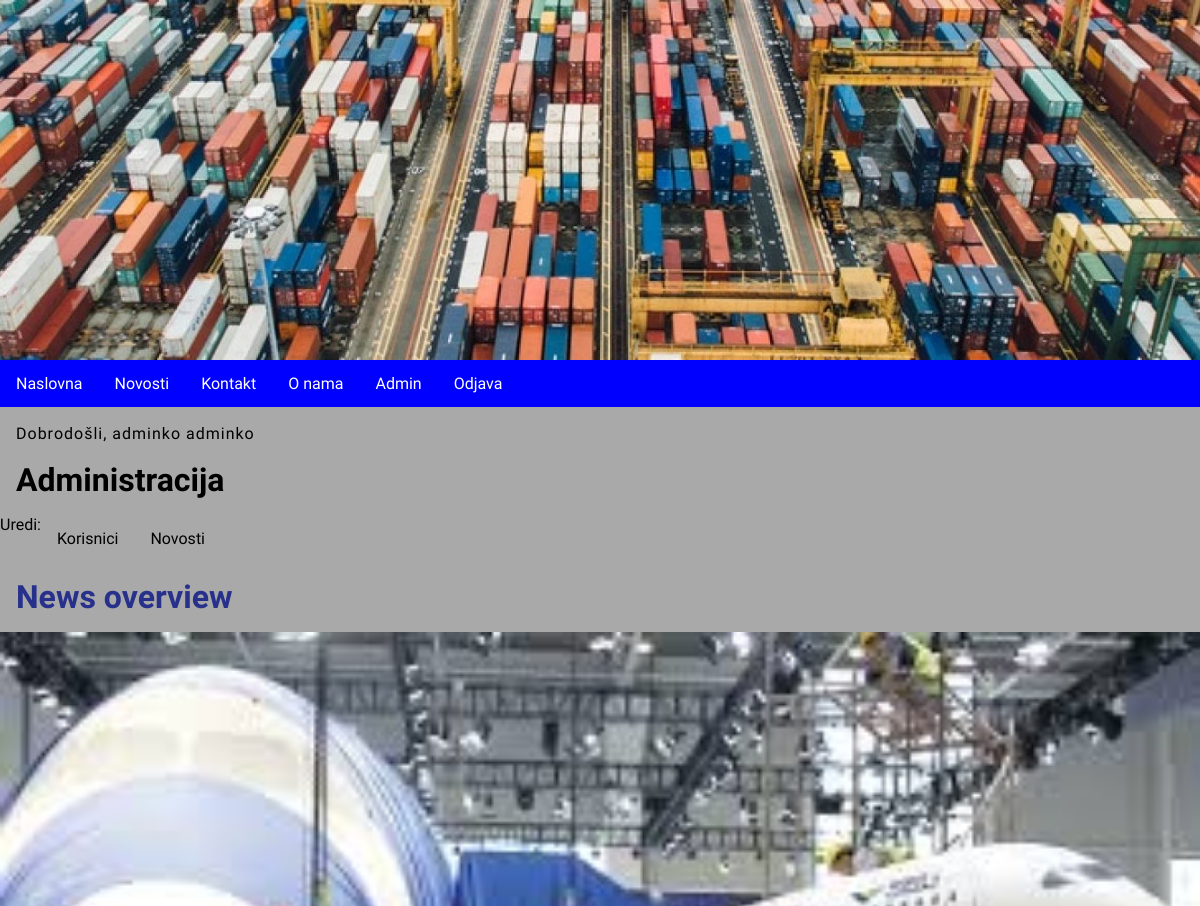
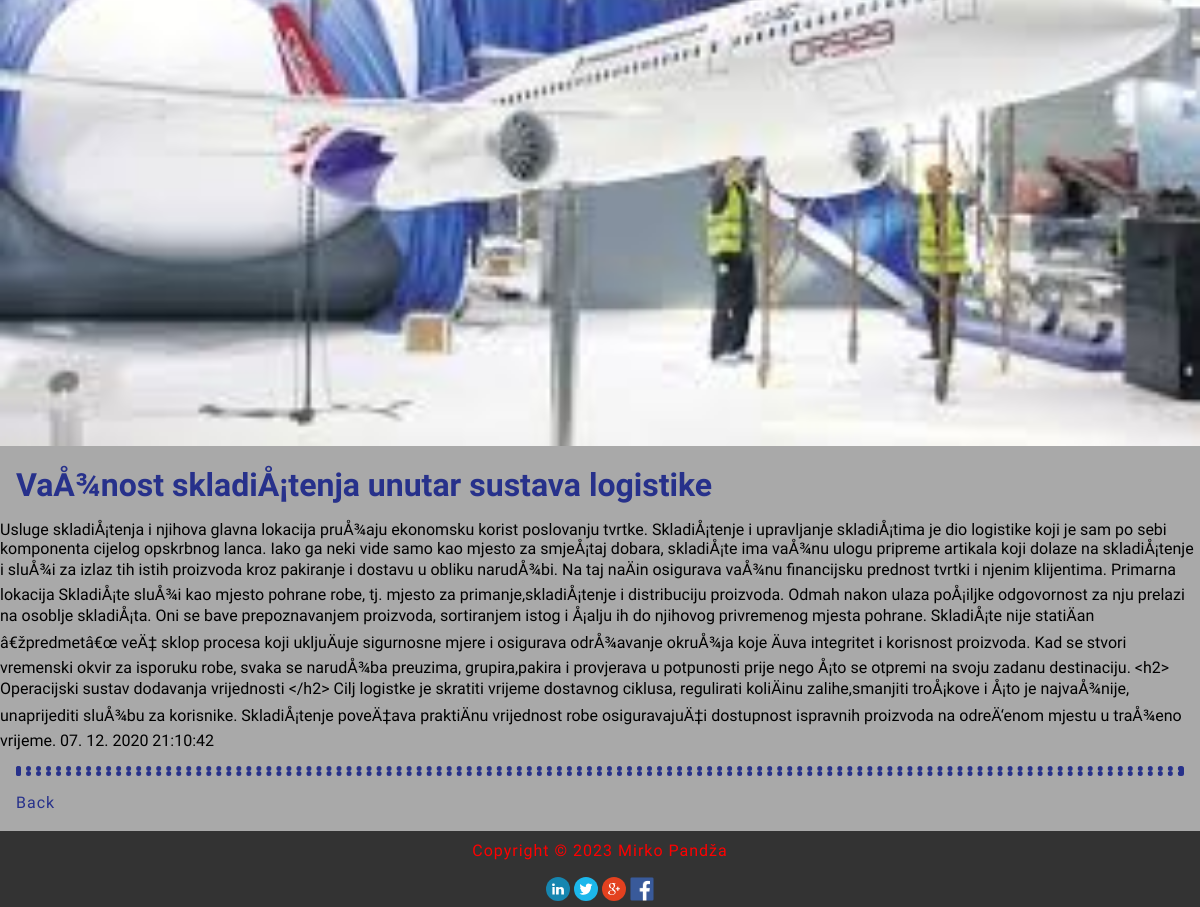
The app's page /index.php?menu=7&action=2&id=1 (signed in) with its own data (2 pictures, top to bottom).
### tables this page shows
CREATE TABLE `news` (
  `id` int(11) NOT NULL,
  `title` varchar(255) NOT NULL,
  `description` text NOT NULL,
  `date` timestamp NOT NULL DEFAULT current_timestamp() ON UPDATE current_timestamp(),
  `picture` varchar(255) NOT NULL,
  `archive` enum('Y','N') NOT NULL
);

### functions.php (called while the page is built)
<?php
	function pickerDateToMysql($pickerDate){
		$date = DateTime::createFromFormat('Y-m-d H:i:s', $pickerDate);
		return $date->format('d. m. Y H:i:s');
	}
?>

### admin/news.php (the view, shortened to what this page needs)
<?php
	if (isset($_GET['id']) && $_GET['id'] != '') {
		$query  = "SELECT * FROM news";
		$query .= " WHERE id=".$_GET['id'];
		$query .= " ORDER BY date DESC";
		$result = @mysqli_query($MySQL, $query);
		$row = @mysqli_fetch_array($result);
		print '
		<h2>News overview</h2>
		<div class="news">
			<img src="news/' . $row['picture'] . '" alt="' . $row['title'] . '" title="' . $row['title'] . '">
			<h2>' . $row['title'] . '</h2>
			' . $row['description'] . '
			<time datetime="' . $row['date'] . '">' . pickerDateToMysql($row['date']) . '</time>
			<hr>
		</div>
		<p><a href="index.php?menu='.$menu.'&amp;action='.$action.'">Back</a></p>';
	}
?>

### style.css (style rules this page uses)
body, html { font-family: 'Chakra Petch', sans-serif; margin: 0; font-size: 16px; background-color: darkgrey; }
h1,h2 { margin: 0.5em; font-size: 2em; }
h2 { font-size: 2em; color: #27318b; }
main a { color: #27318b; text-decoration: none; }
p { margin: 1em; line-height: 1.4em; letter-spacing: 1px; }
hr { margin: 1em; border: 5px dotted #27318b; clear: both; }
img { width: 100%; }

### records on screen
news: picture (picture), title "VaÅ¾nost skladiÅ¡tenja unutar sustava logistike", description "Usluge skladiÅ¡tenja i njihova glavna lokacija pruÅ¾aju ekonomsku korist poslovanju tvrtke. SkladiÅ¡tenje i upravljanje skladiÅ¡tima je dio logistike koji je sam po sebi komponenta cijelog opskrbnog lanca. Iako ga neki vide samo kao mjesto za smjeÅ¡taj dobara, skladiÅ¡te ima vaÅ¾nu ulogu pripreme artikala koji dolaze na skladiÅ¡tenje i sluÅ¾i za izlaz tih istih proizvoda kroz pakiranje i dostavu u obliku narudÅ¾bi. Na taj naÄin osigurava vaÅ¾nu financijsku prednost tvrtki i njenim klijentima. Primarna lokacija SkladiÅ¡te sluÅ¾i kao mjesto pohrane robe, tj. mjesto za primanje,skladiÅ¡tenje i distribuciju proizvoda. Odmah nakon ulaza poÅ¡iljke odgovornost za nju prelazi na osoblje…", date "07. 12. 2020 21:10:42"

### other values on screen
$_SESSION['message'] "Dobrodošli, adminko adminko"
